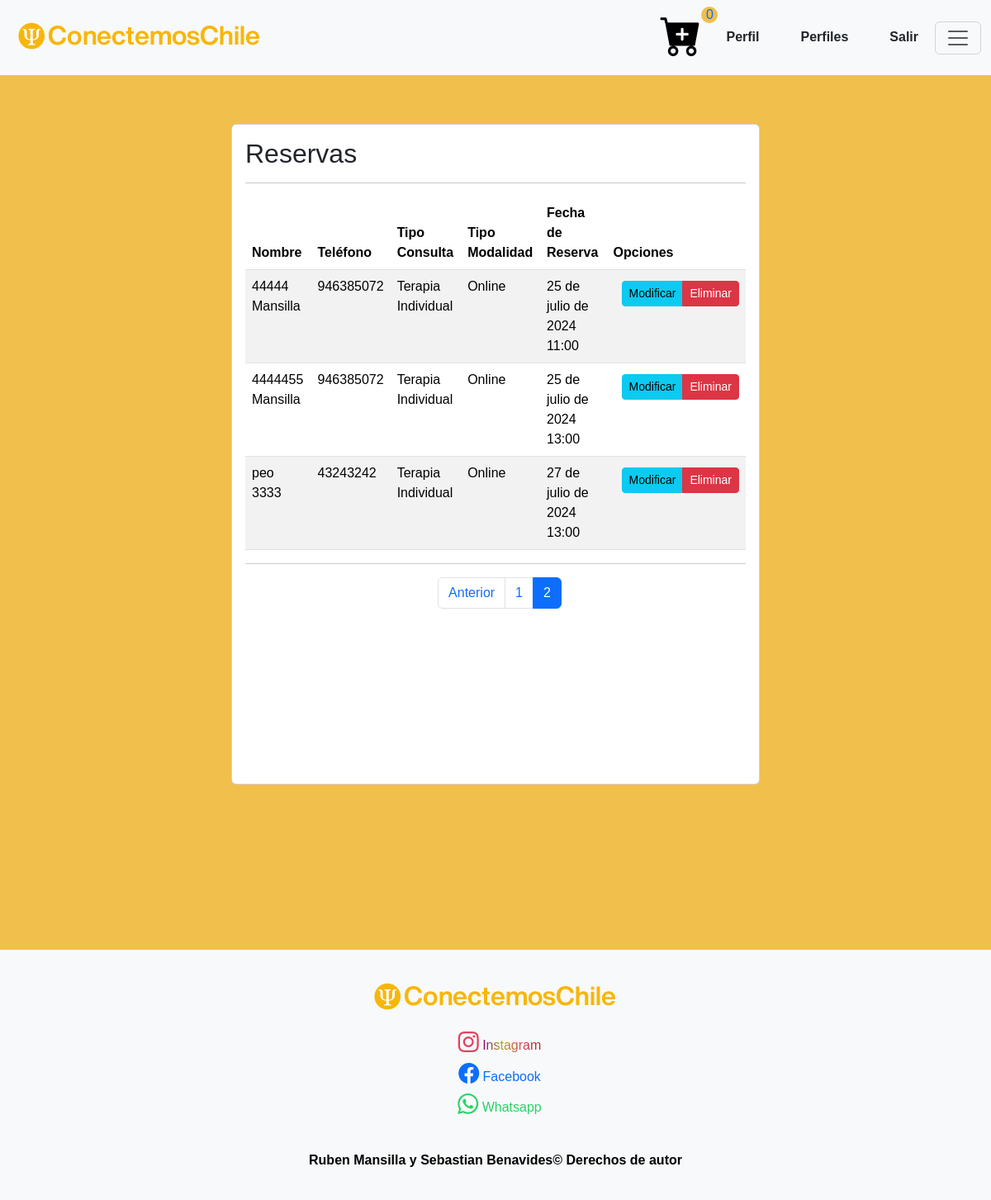
/listar-reservas/?page=2 (signed in), run on the app's committed database.
### core/models.py (models this page shows, shortened)
class ReservaHora(models.Model):
    user = models.ForeignKey(User, on_delete=models.CASCADE, null=True, blank=True)
    nombre = models.CharField(max_length=50)
    apellido = models.CharField(max_length=50)
    telefono = models.IntegerField()
    tipo_consulta = models.IntegerField(choices=opciones_consulta)
    tipo_modalidad = models.IntegerField(choices=opciones_modalidad)
    fecha = models.DateField(default=datetime.now)
    hora = models.CharField(max_length=5, default='09:00')
    class Meta:
        unique_together = ('user', 'fecha', 'hora')

### core/views.py (the view)
# urls.py: path('listar-reservas/', listar_reserva, name="listar_reserva"),
def listar_reserva(request):
    if request.user.is_authenticated:
        if request.user.is_staff or request.user.is_superuser:
            reservas = ReservaHora.objects.all()
        else:
            reservas = ReservaHora.objects.filter(user=request.user)
        page = request.GET.get('page', 1)
        try:
            paginator = Paginator(reservas, 5)
            reservas = paginator.get_page(page)
        except:
            raise Http404
        data = {
            'reservas': reservas,
            'paginator': paginator
        }
        return render(request, 'core/reserva/listar.html', data)
    else:
        return redirect('login')  # Redirige a login si no está autenticado

### core/templates/core/reserva/listar.html (shortened to what this page needs)
{% extends 'core/base.html' %}
{% load static %}
{% block content %}
<link rel="stylesheet" href="{% static 'core/css/estilo-listar.css' %}">
{% if user.is_authenticated %}
<div style="padding-top: 150px;"></div>
<div class="card">
    <div class="card-body">
        {% if request.user.is_superuser %}
        <h2>Reservas</h2>
        <hr>
        {%else%}
        <h2>Mis Reservas</h2>
        <hr>
        {%endif%}
        <div class="table-responsive">
            <table class="table table-striped table-hover">
                <thead>
                    <tr>
                        <th>Nombre</th>
                        <th>Teléfono</th>
                        <th>Tipo Consulta</th>
                        <th>Tipo Modalidad</th>
                        <th>Fecha de Reserva</th>
                        {% if user.is_superuser %}
                        <th>Opciones</th>
                        {% endif %}
                    </tr>
                </thead>
                <tbody>
                    {% for r in reservas %}
                    <tr>
                        <td>{{ r.nombre }} {{ r.apellido }}</td>
                        <td>{{ r.telefono }}</td>
                        <td>{{ r.get_tipo_consulta_display }}</td>
                        <td>{{ r.get_tipo_modalidad_display }}</td>
                        <td>{{ r.fecha }} {{ r.hora }} </td>
                        {% if user.is_superuser %}
                        <td>
                            <div class="btn-group" role="group">
                                <a href="{% url 'modificar_reserva' r.id %}" class="btn btn-info btn-sm">Modificar</a>
                                <a href="{% url 'eliminar_reserva' r.id %}" class="btn btn-danger btn-sm">Eliminar</a>
                            </div>
                        </td>
                        {% endif %}
                    </tr>
                    {% endfor %}
                </tbody>
            </table>
            <hr>
        {% include 'core/reserva/paginator.html' %}
        </div>
    </div>
</div>
<div style="padding-bottom: 200px;"></div>
{% endif %}
{% endblock %}

### core/static/core/css/estilo-inicio-login.css (style rules this page uses)
.card { display: flex; justify-content: center; align-items: center; height: 100vh; width: 40rem; margin: auto; }
h5,a { text-decoration: none; display: inline; margin-left: 10px; }

### core/static/core/css/estilo-footer.css (style rules this page uses)
body { display: flex; flex-direction: column; min-height: 100vh; }

### core/static/core/css/estilo-body.css (style rules this page uses)
body { font-family: Arial, sans-serif; margin: 0; padding: 0; background-color: #f0bf4c; position: relative; }

### core/static/core/css/estilo-listar.css (style rules this page uses)
.btn-group { margin-top: 5px; }

### data on the page
ReservaHora: nombre "44444", apellido "Mansilla", telefono "946385072", tipo_consulta "Terapia Individual", tipo_modalidad "Online", fecha "25 de julio de 2024", hora "11:00"
ReservaHora: nombre "4444455", apellido "Mansilla", telefono "946385072", tipo_consulta "Terapia Individual", tipo_modalidad "Online", fecha "25 de julio de 2024", hora "13:00"
ReservaHora: nombre "peo", apellido "3333", telefono "43243242", tipo_consulta "Terapia Individual", tipo_modalidad "Online", fecha "27 de julio de 2024", hora "13:00"

### other printed values
{{ page }} "1" "2"
